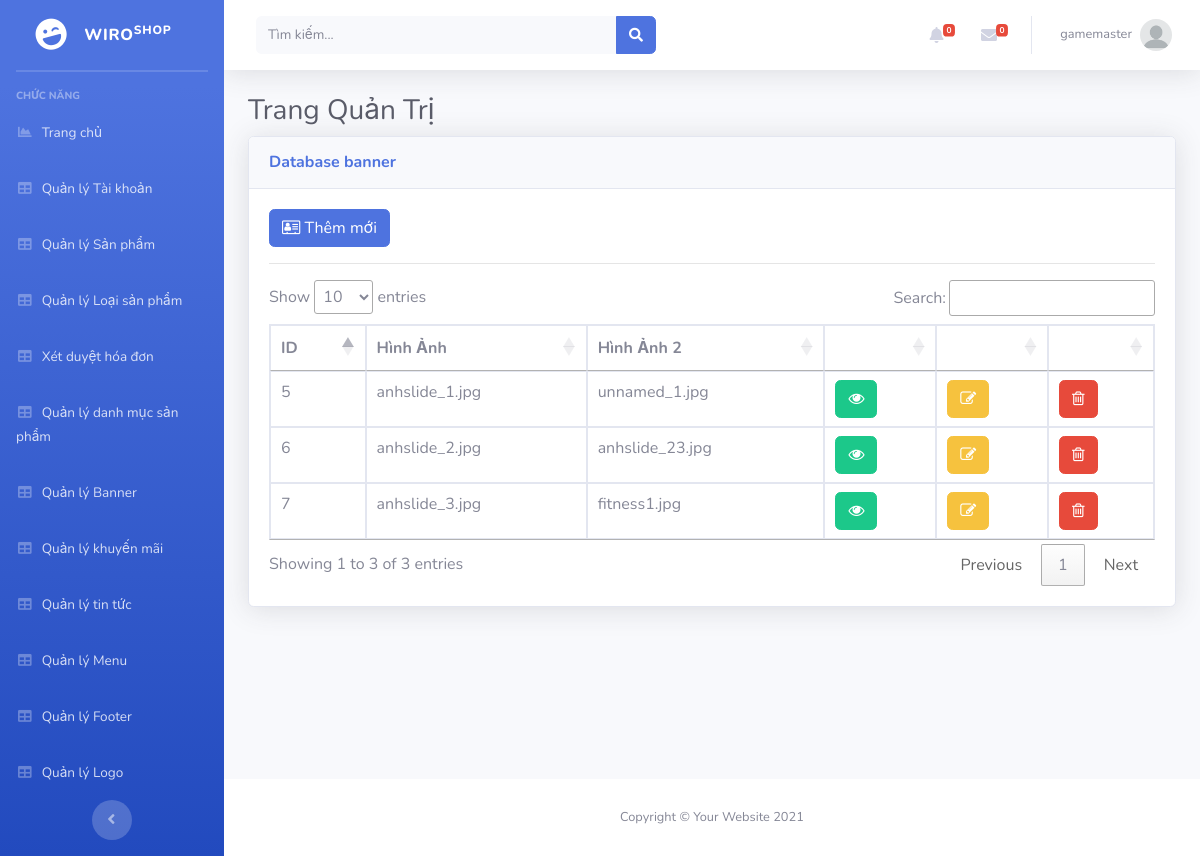
The app's page /Admin/index.php?mod=banner (signed in) with its own data.
### tables this page shows
CREATE TABLE `banner` (
  `Id` int(11) NOT NULL,
  `HinhAnh` varchar(255) DEFAULT NULL,
  `Hinh2` varchar(50) NOT NULL,
  `alt` int(11) NOT NULL
);

### Admin/MVC/controllers/BannerController.php (called while the page is built, shortened)
<?php
class BannerController
{
	var $banner_model;
	function __construct()
	{
		$this->banner_model = new Banner();
	}
	public function list()
	{
		$data = $this->banner_model->All();
		require_once("MVC/Views/Admin/index.php");
	}
}

### Admin/MVC/Models/connection.php (called while the page is built, shortened)
<?php
    class Connection{
        function __construct()
        {
            $severname ="localhost";
            $username ="root";
            $password ="";
            $db_name ="wiroshop";
            $this->conn = new mysqli($severname,$username,$password,$db_name);
        }
    }
?>

### Admin/MVC/Models/model.php (called while the page is built, shortened)
<?php
require_once("connection.php");
class Model
{
    var $table;
    var $contens;
    function __construct()
    {
        $conn_obj = new Connection();
        $this->conn = $conn_obj->conn;
    }
    function All()
    {
        $query = "select * from $this->table ORDER BY $this->contens DESC ";
        require("result.php");
        return $data;
    }
}

### Admin/MVC/Models/result.php (called while the page is built)
<?php
$result = $this->conn->query($query);
$data = array();
while ($row = $result->fetch_assoc()) {
    $data[] = $row;
}
?>

### Admin/MVC/Views/banner/list.php (the view, shortened to what this page needs)
<a href="?mod=banner&act=add" type="button" class="btn btn-primary"><i class="fa fa-address-card-o" aria-hidden="true"></i>&nbsp;Thêm mới</a>
<hr>
<table class="table table-bordered" id="dataTable" width="100%" cellspacing="0">
  <thead>
    <tr>
      <th scope="col">ID</th>
      <th scope="col">Hình Ảnh</th>
      <th scope="col">Hình Ảnh 2</th>
      <th scope="col"></th>
      <th scope="col"></th>
      <th scope="col"></th>
    </tr>
  </thead>
  <tbody>
    <?php foreach ($data as $row) { ?>
      <tr>
        <td><?= $row['Id'] ?></td>
        <td><?= $row['HinhAnh'] ?></td>
         <td><?= $row['Hinh2'] ?></td>
        <td>
          <a href="?mod=banner&act=detail&id=<?= $row['Id'] ?>" class="btn btn-success"><i class="fa fa-eye" aria-hidden="true"></i></a>
        </td>
        <td>
           <?php if (isset($_SESSION['isLogin_Admin']) && $_SESSION['isLogin_Admin'] == true) { ?>
          <a href="?mod=banner&act=edit&id=<?= $row['Id'] ?>" class="btn btn-warning"><i class="fa fa-pencil-square-o" aria-hidden="true"></i></a>
          <?php }?>
        </td>
        <td>
           <?php if (isset($_SESSION['isLogin_Admin']) && $_SESSION['isLogin_Admin'] == true) { ?>
          <a href="?mod=banner&act=delete&id=<?= $row['Id'] ?>" onclick="return confirm('Bạn có thật sự muốn xóa ?');" type="button" class="btn btn-danger"><i class="fa fa-trash-o" aria-hidden="true"></i></a>
          <?php }?>
        </td>
      </tr>
    <?php } ?>
</table>

### records on screen
banner: Id "7", HinhAnh "anhslide_3.jpg", Hinh2 "fitness1.jpg"
banner: Id "6", HinhAnh "anhslide_2.jpg", Hinh2 "anhslide_23.jpg"
banner: Id "5", HinhAnh "anhslide_1.jpg", Hinh2 "unnamed_1.jpg"

### other values on screen
$_SESSION['login']['TaiKhoan'] "gamemaster"
$mod "banner"
